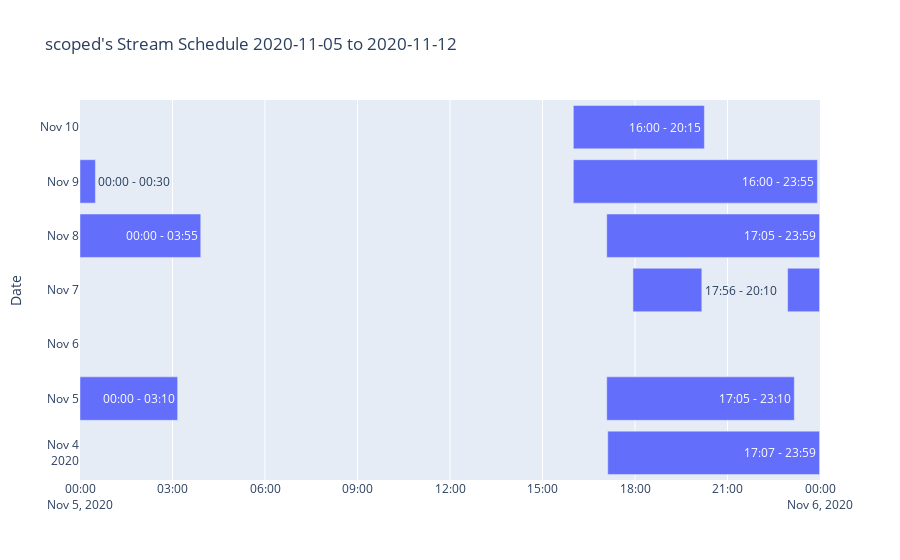

The code cell stored with this chart in its notebook:
### Code cell
#example
get_stream_schedule(df, 'scoped','2020-11-05','2020-11-12', plot=True, chunk_after_midnight=True)

### Figure 1 — Plotly figure (JSON) as saved in the notebook; plotly's stock layout.template omitted (floating-point values rounded to 4 significant figures)
{"data": [{"alignmentgroup": "True", "base": ["2020-11-05T17:07:00", "2020-11-05T00:00:00", "2020-11-05T17:05:00", "2020-11-05T17:56:00", "2020-11-05T22:57:00", "2020-11-05T00:00:00", "2020-11-05T17:05:00", "2020-11-05T00:00:00", "2020-11-05T16:00:00", "2020-11-05T16:00:00"], "hovertemplate": "Start=%{base}<br>Finish=%{x}<br>Date=%{y}<br>Time=%{text}<extra></extra>", "legendgroup": "", "marker": {"color": "#636efa"}, "name": "", "offsetgroup": "", "orientation": "h", "showlegend": false, "text": ["17:07 - 23:59", "00:00 - 03:10", "17:05 - 23:10", "17:56 - 20:10", "22:57 - 23:59", "00:00 - 03:55", "17:05 - 23:59", "00:00 - 00:30", "16:00 - 23:55", "16:00 - 20:15"], "textposition": "auto", "type": "bar", "x": [24720000, 11400000, 21900000, 8040000, 3720000, 14100000, 24840000, 1800000, 28500000, 15300000], "xaxis": "x", "y": ["2020-11-04", "2020-11-05", "2020-11-05", "2020-11-07", "2020-11-07", "2020-11-08", "2020-11-08", "2020-11-09", "2020-11-09", "2020-11-10"], "yaxis": "y"}], "layout": {"barmode": "overlay", "legend": {"tracegroupgap": 0}, "title": {"text": "scoped's Stream Schedule 2020-11-05 to 2020-11-12"}, "xaxis": {"anchor": "y", "domain": [0, 1], "range": ["2020-11-05T00:00:00", "2020-11-06T00:00:00"], "type": "date"}, "yaxis": {"anchor": "x", "domain": [0, 1], "title": {"text": "Date"}}}}
